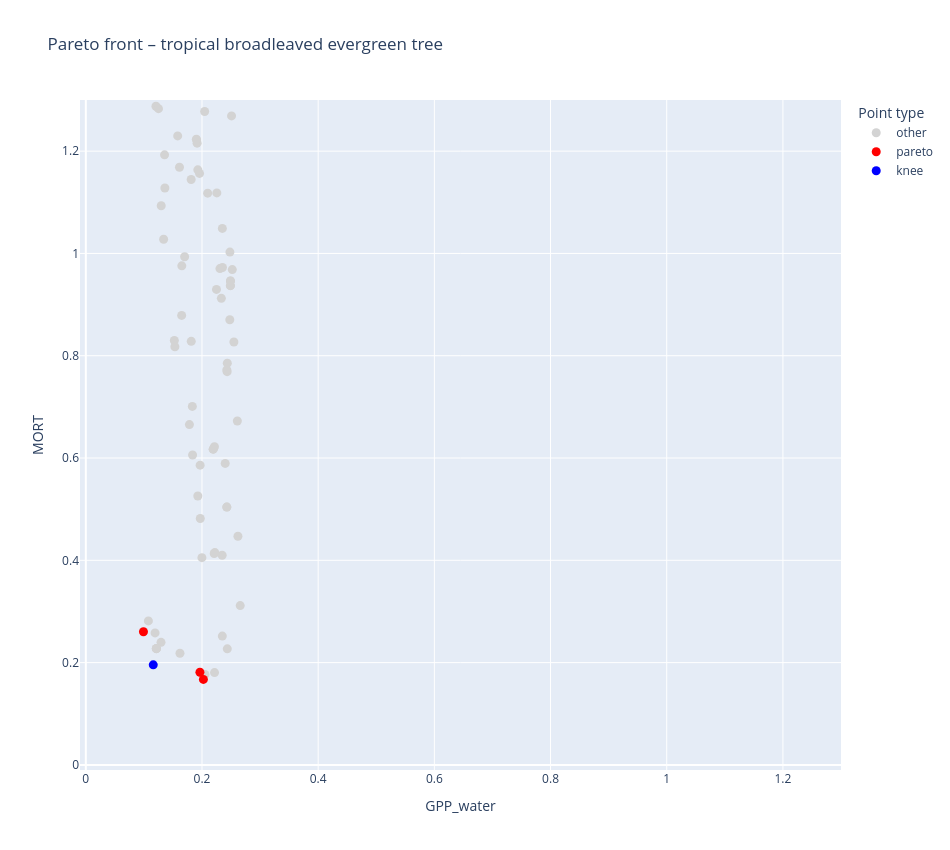
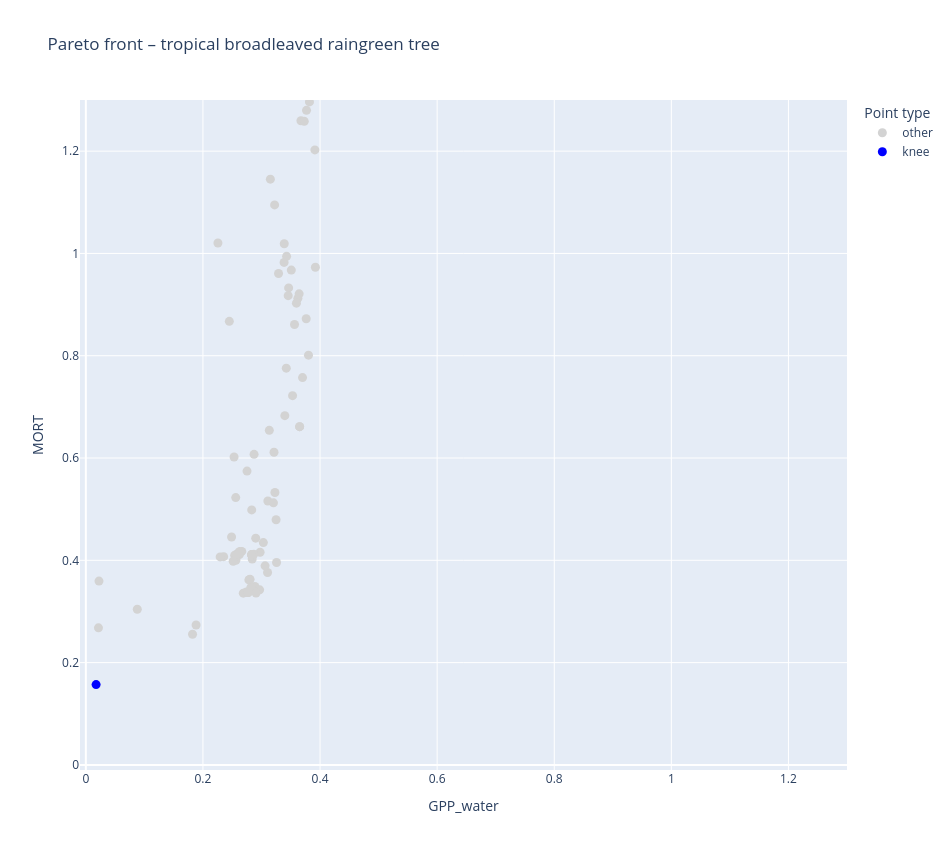
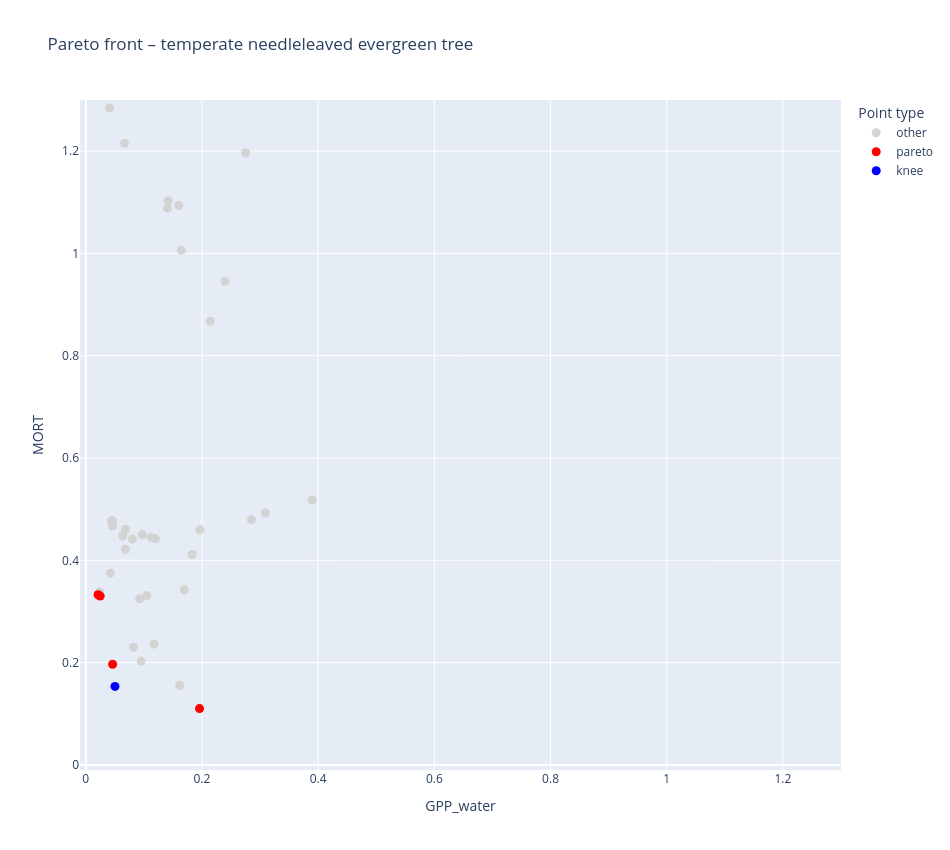
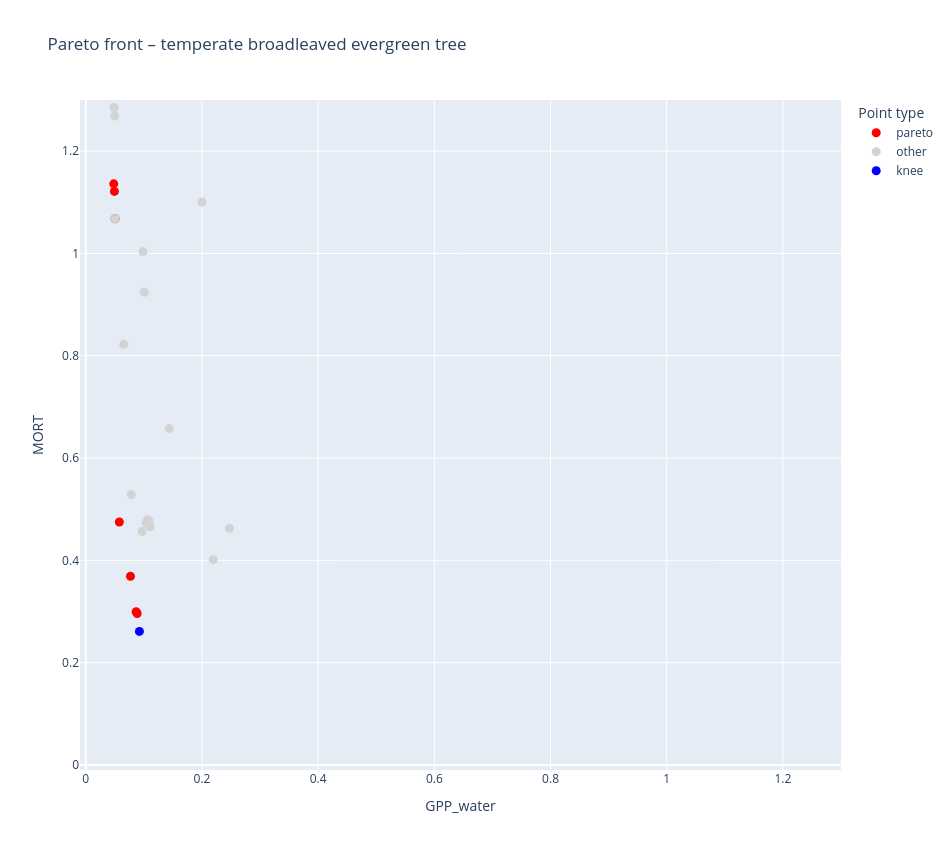

Notebook code cell kept with these figures, in order:
### Code cell
for pft in df["pft"].unique():
    interactive_pareto_for_pft(df, pft)

### Figure 1 — Plotly figure (JSON) as saved in the notebook; plotly's stock layout.template omitted (floating-point values rounded to 4 significant figures; data arrays with more than 128 entries replaced by an {"elided": "..."} marker saying what was removed)
{"data": [{"customdata": {"elided": "92x7 float values"}, "hovertemplate": "category=other<br>GPP_water=%{x:.3f}<br>MORT=%{y:.3f}<br>trial=%{customdata[0]}<br>alpha_tropical_broadleaved_evergreen_tree=%{customdata[1]:.3f}<br>beta_tropical_broadleaved_evergreen_tree=%{customdata[2]:.3f}<br>gpp_water_slope=%{customdata[3]:.3f}<br>mort_slope=%{customdata[4]:.3f}<br>gpp_water_intercept=%{customdata[5]:.3f}<br>mort_intercept=%{customdata[6]:.3f}<extra></extra>", "legendgroup": "other", "marker": {"color": "lightgray", "size": 9, "symbol": "circle"}, "mode": "markers", "name": "other", "orientation": "v", "showlegend": true, "type": "scatter", "x": [0.1739, 0.1356, 0.2549, 0.2193, 0.1524, 0.1908, 0.1334, 0.1921, 0.1295, 0.2179, 0.1834, 0.197, 0.1784, 0.2098, 0.1207, 0.2249, 0.2255, 0.2309, 0.1688, 0.235, 0.1789, 0.136, 0.1173, 0.2619, 0.221, 0.2479, 0.1916, 0.2347, 0.249, 0.2433, 0.1344, 0.1316, 0.249, 0.2481, 0.1215, 0.1251, 0.1968, 0.2051, 0.1814, 0.152, 0.2509, 0.2427, 0.1653, 0.2435, 0.1298, 0.1621, 0.1588, 0.2135, 0.2352, 0.1903, 0.2427, 0.2488, 0.2522, 0.1581, 0.1999, 0.2427, 0.1928, 0.134, 0.1701, 0.1612, 0.2216, 0.1762, 0.249, 0.1958, 0.1216, 0.2609, 0.1114, 0.1361, 0.2436, 0.2658, 0.2179, 0.1213, 0.235, 0.1077, 0.2193, 0.2399, 0.1928, 0.1838, 0.1275, 0.2214, 0.2046, 0.1267, 0.1815, 0.1369, 0.1192, 0.1243, 0.2231, 0.1323, 0.165, 0.2333, 0.1533, 0.2222], "xaxis": "x", "y": [1.516, 1.193, 0.8269, 0.6174, 0.8298, 1.222, 1.989, 1.716, 0.2396, 1.574, 0.7009, 0.4818, 0.6654, 1.118, 1.288, 0.9297, 1.118, 0.9704, 1.661, 0.2518, 1.47, 1.384, 1.415, 0.4471, 0.4132, 0.8703, 1.216, 0.41, 0.9371, 0.7689, 1.316, 1.741, 0.9463, 1.003, 0.2275, 1.283, 0.586, 0.1769, 1.144, 1.336, 1.269, 0.5041, 0.9758, 0.2269, 1.093, 0.2183, 1.402, 1.621, 0.9726, 1.223, 0.7723, 0.9371, 0.9684, 1.23, 0.4052, 0.5041, 0.5258, 1.028, 0.9936, 1.169, 0.1805, 1.425, 0.9463, 1.156, 0.2273, 0.6723, 1.37, 1.128, 0.7855, 0.3115, 1.342, 0.2273, 1.049, 0.2815, 0.6174, 0.5894, 1.163, 0.6059, 1.65, 0.622, 1.277, 1.579, 0.8281, 1.677, 0.258, 1.623, 1.386, 1.322, 0.8789, 0.9122, 0.8176, 0.4151], "yaxis": "y"}, {"customdata": [[7.0, 0.0276, 13.03, 0.03975, -0.1891, 0.009378, -2.007], [22.0, 0.1441, 3.013, -0.05976, -0.2984, -0.0141, -1.808], [44.0, 0.1056, 11.8, -0.06585, -0.2695, -0.01553, -1.893]], "hovertemplate": "category=pareto<br>GPP_water=%{x:.3f}<br>MORT=%{y:.3f}<br>trial=%{customdata[0]}<br>alpha_tropical_broadleaved_evergreen_tree=%{customdata[1]:.3f}<br>beta_tropical_broadleaved_evergreen_tree=%{customdata[2]:.3f}<br>gpp_water_slope=%{customdata[3]:.3f}<br>mort_slope=%{customdata[4]:.3f}<br>gpp_water_intercept=%{customdata[5]:.3f}<br>mort_intercept=%{customdata[6]:.3f}<extra></extra>", "legendgroup": "pareto", "marker": {"color": "red", "size": 9, "symbol": "circle"}, "mode": "markers", "name": "pareto", "orientation": "v", "showlegend": true, "type": "scatter", "x": [0.09923, 0.1964, 0.2024], "xaxis": "x", "y": [0.2603, 0.1812, 0.1671], "yaxis": "y"}, {"customdata": [[21.0, 0.04755, 4.525, 0.02243, -0.2418, 0.005292, -1.956]], "hovertemplate": "category=knee<br>GPP_water=%{x:.3f}<br>MORT=%{y:.3f}<br>trial=%{customdata[0]}<br>alpha_tropical_broadleaved_evergreen_tree=%{customdata[1]:.3f}<br>beta_tropical_broadleaved_evergreen_tree=%{customdata[2]:.3f}<br>gpp_water_slope=%{customdata[3]:.3f}<br>mort_slope=%{customdata[4]:.3f}<br>gpp_water_intercept=%{customdata[5]:.3f}<br>mort_intercept=%{customdata[6]:.3f}<extra></extra>", "legendgroup": "knee", "marker": {"color": "blue", "size": 9, "symbol": "circle"}, "mode": "markers", "name": "knee", "orientation": "v", "showlegend": true, "type": "scatter", "x": [0.1161], "xaxis": "x", "y": [0.1956], "yaxis": "y"}], "layout": {"height": 850, "legend": {"title": {"text": "Point type"}, "tracegroupgap": 0}, "title": {"text": "Pareto front – tropical broadleaved evergreen tree"}, "width": 950, "xaxis": {"anchor": "y", "domain": [0, 1], "range": [-0.01, 1.3], "title": {"text": "GPP_water"}}, "yaxis": {"anchor": "x", "domain": [0, 1], "range": [-0.01, 1.3], "title": {"text": "MORT"}}}}

### Figure 2 — Plotly figure (JSON) as saved in the notebook; plotly's stock layout.template omitted (floating-point values rounded to 4 significant figures; data arrays with more than 128 entries replaced by an {"elided": "..."} marker saying what was removed)
{"data": [{"customdata": {"elided": "95x7 float values"}, "hovertemplate": "category=other<br>GPP_water=%{x:.3f}<br>MORT=%{y:.3f}<br>trial=%{customdata[0]}<br>alpha_tropical_broadleaved_raingreen_tree=%{customdata[1]:.3f}<br>beta_tropical_broadleaved_raingreen_tree=%{customdata[2]:.3f}<br>gpp_water_slope=%{customdata[3]:.3f}<br>mort_slope=%{customdata[4]:.3f}<br>gpp_water_intercept=%{customdata[5]:.3f}<br>mort_intercept=%{customdata[6]:.3f}<extra></extra>", "legendgroup": "other", "marker": {"color": "lightgray", "size": 9, "symbol": "circle"}, "mode": "markers", "name": "other", "orientation": "v", "showlegend": true, "type": "scatter", "x": [0.256, 0.3818, 0.3249, 0.2771, 0.3621, 0.2568, 0.3504, 0.3819, 0.1605, 0.2353, 0.2633, 0.2742, 0.3031, 0.3764, 0.3674, 0.3912, 0.3214, 0.3701, 0.2531, 0.3625, 0.1673, 0.1822, 0.3934, 0.3815, 0.3291, 0.2976, 0.2663, 0.3802, 0.2541, 0.3257, 0.2832, 0.2793, 0.373, 0.3151, 0.2832, 0.2841, 0.2072, 0.3388, 0.353, 0.2256, 0.2689, 0.2873, 0.2887, 0.1883, 0.3651, 0.3109, 0.2968, 0.3429, 0.08783, 0.2753, 0.2294, 0.323, 0.2562, 0.2785, 0.2835, 0.2867, 0.2833, 0.2817, 0.3651, 0.3398, 0.3509, 0.2901, 0.3463, 0.3327, 0.2489, 0.2832, 0.2622, 0.1577, 0.3103, 0.3704, 0.3456, 0.2805, 0.2906, 0.3564, 0.2087, 0.3204, 0.02241, 0.2771, 0.3061, 0.2583, 0.3423, 0.3224, 0.3133, 0.2516, 0.3747, 0.2631, 0.245, 0.02151, 0.3788, 0.3643, 0.3386, 0.3769, 0.392, 0.3596, 0.2618], "xaxis": "x", "y": [0.5227, 1.441, 0.4792, 0.337, 0.9121, 0.4055, 1.553, 1.296, 1.332, 0.4071, 0.4154, 0.3381, 0.4347, 0.8723, 1.259, 1.202, 0.6113, 0.7573, 0.6019, 1.424, 1.531, 0.2553, 1.385, 1.422, 0.9608, 0.4157, 0.4174, 0.8011, 0.4098, 0.3957, 0.4103, 0.3619, 1.258, 1.145, 0.4112, 0.4026, 1.786, 1.019, 0.7219, 1.02, 0.3357, 0.6071, 0.3487, 0.2735, 0.6613, 0.5159, 0.3423, 0.9943, 0.3043, 0.5745, 0.4066, 0.5326, 0.4002, 0.3616, 0.4104, 0.4118, 0.4985, 0.3466, 0.6613, 0.6828, 0.9674, 0.4433, 0.9325, 1.533, 0.4455, 0.4112, 0.4113, 1.419, 0.3762, 1.424, 0.9174, 0.3628, 0.3361, 0.861, 1.715, 0.5123, 0.3594, 0.337, 0.3892, 0.4124, 0.7757, 1.095, 0.6541, 0.3981, 1.493, 0.4174, 0.8672, 0.2679, 1.487, 0.9211, 0.9824, 1.28, 0.973, 0.9027, 0.4157], "yaxis": "y"}, {"customdata": [[7.0, 0.2669, 4.51, 0.1378, -0.4151, 0.03594, -1.797]], "hovertemplate": "category=knee<br>GPP_water=%{x:.3f}<br>MORT=%{y:.3f}<br>trial=%{customdata[0]}<br>alpha_tropical_broadleaved_raingreen_tree=%{customdata[1]:.3f}<br>beta_tropical_broadleaved_raingreen_tree=%{customdata[2]:.3f}<br>gpp_water_slope=%{customdata[3]:.3f}<br>mort_slope=%{customdata[4]:.3f}<br>gpp_water_intercept=%{customdata[5]:.3f}<br>mort_intercept=%{customdata[6]:.3f}<extra></extra>", "legendgroup": "knee", "marker": {"color": "blue", "size": 9, "symbol": "circle"}, "mode": "markers", "name": "knee", "orientation": "v", "showlegend": true, "type": "scatter", "x": [0.01748], "xaxis": "x", "y": [0.157], "yaxis": "y"}], "layout": {"height": 850, "legend": {"title": {"text": "Point type"}, "tracegroupgap": 0}, "title": {"text": "Pareto front – tropical broadleaved raingreen tree"}, "width": 950, "xaxis": {"anchor": "y", "domain": [0, 1], "range": [-0.01, 1.3], "title": {"text": "GPP_water"}}, "yaxis": {"anchor": "x", "domain": [0, 1], "range": [-0.01, 1.3], "title": {"text": "MORT"}}}}

### Figure 3 — Plotly figure (JSON) as saved in the notebook; plotly's stock layout.template omitted (floating-point values rounded to 4 significant figures; data arrays with more than 128 entries replaced by an {"elided": "..."} marker saying what was removed)
{"data": [{"customdata": {"elided": "88x7 float values"}, "hovertemplate": "category=other<br>GPP_water=%{x:.3f}<br>MORT=%{y:.3f}<br>trial=%{customdata[0]}<br>alpha_temperate_needleleaved_evergreen_tree=%{customdata[1]:.3f}<br>beta_temperate_needleleaved_evergreen_tree=%{customdata[2]:.3f}<br>gpp_water_slope=%{customdata[3]:.3f}<br>mort_slope=%{customdata[4]:.3f}<br>gpp_water_intercept=%{customdata[5]:.3f}<br>mort_intercept=%{customdata[6]:.3f}<extra></extra>", "legendgroup": "other", "marker": {"color": "lightgray", "size": 9, "symbol": "circle"}, "mode": "markers", "name": "other", "orientation": "v", "showlegend": true, "type": "scatter", "x": [0.2863, 0.1571, 0.06837, 0.3032, 0.1899, 0.1432, 0.06622, 0.2752, 0.0666, 0.2028, 0.08508, 0.04099, 0.1407, 0.2492, 0.1052, 0.06654, 0.1173, 0.08187, 0.095, 0.05349, 0.2851, 0.08223, 0.7433, 0.1646, 0.1648, 0.1005, 0.06846, 0.1418, 0.1199, 0.1179, 0.1615, 0.04561, 0.2188, 0.03867, 0.04536, 0.1891, 0.01668, 0.2396, 0.1255, 0.04805, 0.04245, 0.05657, 0.03979, 0.183, 0.09023, 0.1215, 0.0897, 0.08013, 0.1149, 0.02383, 0.04462, 0.0448, 0.2926, 0.07226, 0.1957, 0.0754, 0.1037, 0.2716, 0.1599, 0.3091, 0.02312, 0.04536, 0.1685, 0.1636, 0.1416, 0.1965, 0.09704, 0.2262, 0.06347, 0.3895, 0.3032, 0.1695, 0.04093, 0.2192, 0.06145, 0.3006, 0.2061, 0.136, 0.1201, 0.05755, 0.1719, 0.1737, 0.09267, 0.1179, 0.2142, 0.1125, 0.1782, 0.0839], "xaxis": "x", "y": [2.19, 1.574, 0.4215, 2.157, 1.369, 2.211, 2.268, 1.196, 1.215, 1.779, 1.971, 2.224, 1.088, 2.111, 0.3312, 1.819, 0.2361, 0.2298, 0.2029, 2.255, 0.4791, 2.116, 2.21, 1.006, 1.448, 2.127, 0.4606, 1.103, 0.4425, 2.224, 0.1554, 0.4672, 1.675, 1.753, 0.4772, 1.817, 2.07, 0.9454, 1.797, 1.903, 0.3749, 2.013, 2.034, 0.4113, 2.239, 2.127, 1.973, 0.4418, 2.216, 0.3382, 0.4763, 0.4778, 2.19, 1.407, 0.11, 1.808, 2.237, 2.18, 1.094, 0.4926, 1.629, 0.4772, 2.082, 2.19, 1.492, 0.4598, 0.4503, 1.768, 0.4476, 0.5185, 2.157, 0.3425, 1.284, 1.707, 1.74, 2.22, 2.217, 1.546, 2.209, 2.255, 1.776, 1.706, 0.3248, 1.643, 0.8672, 0.4448, 1.397, 1.519], "yaxis": "y"}, {"customdata": [[32.0, 0.2185, 17.12, 0.1447, -0.3207, 0.03118, -1.613], [36.0, 0.1483, 2.608, 0.1655, -0.233, 0.0468, -1.918], [41.0, 0.4888, 20.41, 0.1294, -0.4174, 0.03196, -0.559], [45.0, 0.1406, 8.298, 0.3205, -0.3863, 0.08183, -1.849], [72.0, 0.2185, 17.12, 0.1407, -0.3193, 0.03028, -1.61]], "hovertemplate": "category=pareto<br>GPP_water=%{x:.3f}<br>MORT=%{y:.3f}<br>trial=%{customdata[0]}<br>alpha_temperate_needleleaved_evergreen_tree=%{customdata[1]:.3f}<br>beta_temperate_needleleaved_evergreen_tree=%{customdata[2]:.3f}<br>gpp_water_slope=%{customdata[3]:.3f}<br>mort_slope=%{customdata[4]:.3f}<br>gpp_water_intercept=%{customdata[5]:.3f}<br>mort_intercept=%{customdata[6]:.3f}<extra></extra>", "legendgroup": "pareto", "marker": {"color": "red", "size": 9, "symbol": "circle"}, "mode": "markers", "name": "pareto", "orientation": "v", "showlegend": true, "type": "scatter", "x": [0.02483, 0.04613, 0.01314, 0.1957, 0.02101], "xaxis": "x", "y": [0.33, 0.1967, 1.388, 0.11, 0.3327], "yaxis": "y"}, {"customdata": [[69.0, 0.125, 18.82, 0.1707, -0.2944, 0.04119, -1.856]], "hovertemplate": "category=knee<br>GPP_water=%{x:.3f}<br>MORT=%{y:.3f}<br>trial=%{customdata[0]}<br>alpha_temperate_needleleaved_evergreen_tree=%{customdata[1]:.3f}<br>beta_temperate_needleleaved_evergreen_tree=%{customdata[2]:.3f}<br>gpp_water_slope=%{customdata[3]:.3f}<br>mort_slope=%{customdata[4]:.3f}<br>gpp_water_intercept=%{customdata[5]:.3f}<br>mort_intercept=%{customdata[6]:.3f}<extra></extra>", "legendgroup": "knee", "marker": {"color": "blue", "size": 9, "symbol": "circle"}, "mode": "markers", "name": "knee", "orientation": "v", "showlegend": true, "type": "scatter", "x": [0.05018], "xaxis": "x", "y": [0.1534], "yaxis": "y"}], "layout": {"height": 850, "legend": {"title": {"text": "Point type"}, "tracegroupgap": 0}, "title": {"text": "Pareto front – temperate needleleaved evergreen tree"}, "width": 950, "xaxis": {"anchor": "y", "domain": [0, 1], "range": [-0.01, 1.3], "title": {"text": "GPP_water"}}, "yaxis": {"anchor": "x", "domain": [0, 1], "range": [-0.01, 1.3], "title": {"text": "MORT"}}}}

### Figure 4 — Plotly figure (JSON) as saved in the notebook; plotly's stock layout.template omitted (floating-point values rounded to 4 significant figures; data arrays with more than 128 entries replaced by an {"elided": "..."} marker saying what was removed)
{"data": [{"customdata": [[0.0, 0.109, 1.13, 0.2438, -0.1375, 0.1415, -1.948], [3.0, 0.2646, 3.812, 0.1889, -0.1807, 0.09742, -0.7516], [4.0, 0.3427, 6.955, 0.1714, -0.1397, 0.08849, -0.1087], [5.0, 0.2745, 13.54, 0.1677, -0.1818, 0.08688, -0.6818], [56.0, 0.3142, 11.4, 0.1608, -0.171, 0.0838, -0.6922], [58.0, 0.0262, 19.7, 0.1919, -0.1221, 0.1066, -2.169], [62.0, 0.109, 1.13, 0.2472, -0.1438, 0.1424, -1.953], [67.0, 0.1739, 1.551, 0.2359, -0.2187, 0.125, -1.507]], "hovertemplate": "category=pareto<br>GPP_water=%{x:.3f}<br>MORT=%{y:.3f}<br>trial=%{customdata[0]}<br>alpha_temperate_broadleaved_evergreen_tree=%{customdata[1]:.3f}<br>beta_temperate_broadleaved_evergreen_tree=%{customdata[2]:.3f}<br>gpp_water_slope=%{customdata[3]:.3f}<br>mort_slope=%{customdata[4]:.3f}<br>gpp_water_intercept=%{customdata[5]:.3f}<br>mort_intercept=%{customdata[6]:.3f}<extra></extra>", "legendgroup": "pareto", "marker": {"color": "red", "size": 9, "symbol": "circle"}, "mode": "markers", "name": "pareto", "orientation": "v", "showlegend": true, "type": "scatter", "x": [0.08662, 0.05042, 0.0478, 0.04812, 0.04925, 0.05773, 0.08844, 0.07691], "xaxis": "x", "y": [0.2994, 1.068, 1.683, 1.136, 1.121, 0.475, 0.2961, 0.3687], "yaxis": "y"}, {"customdata": {"elided": "87x7 float values"}, "hovertemplate": "category=other<br>GPP_water=%{x:.3f}<br>MORT=%{y:.3f}<br>trial=%{customdata[0]}<br>alpha_temperate_broadleaved_evergreen_tree=%{customdata[1]:.3f}<br>beta_temperate_broadleaved_evergreen_tree=%{customdata[2]:.3f}<br>gpp_water_slope=%{customdata[3]:.3f}<br>mort_slope=%{customdata[4]:.3f}<br>gpp_water_intercept=%{customdata[5]:.3f}<br>mort_intercept=%{customdata[6]:.3f}<extra></extra>", "legendgroup": "other", "marker": {"color": "lightgray", "size": 9, "symbol": "circle"}, "mode": "markers", "name": "other", "orientation": "v", "showlegend": true, "type": "scatter", "x": [0.1037, 0.0958, 0.1108, 0.1686, 0.12, 0.2194, 0.07198, 0.07809, 0.09313, 0.0897, 0.05474, 0.04848, 0.1897, 0.1007, 0.1077, 0.08778, 0.2472, 0.09481, 0.1976, 0.06413, 0.1064, 0.1061, 0.09614, 0.08529, 0.04874, 0.09638, 0.1429, 0.1203, 0.2009, 0.1619, 0.08067, 0.1266, 0.1281, 0.1883, 0.05614, 0.0644, 0.06764, 0.1912, 0.08755, 0.09474, 0.1602, 0.04882, 0.1002, 0.1026, 0.1435, 0.1661, 0.07216, 0.1294, 0.0562, 0.1195, 0.1305, 0.09142, 0.1602, 0.09706, 0.05342, 0.1792, 0.1083, 0.09774, 0.08067, 0.1085, 0.1682, 0.1838, 0.1009, 0.1204, 0.1311, 0.2194, 0.1442, 0.1192, 0.09087, 0.05042, 0.0497, 0.06393, 0.04909, 0.1616, 0.08689, 0.06521, 0.1092, 0.08008, 0.196, 0.1999, 0.1897, 0.1981, 0.1623, 0.1095, 0.1839, 0.09831, 0.08772], "xaxis": "x", "y": [0.4733, 1.705, 0.4656, 1.489, 1.375, 0.4013, 1.68, 0.5287, 1.888, 1.872, 1.547, 1.789, 2.06, 0.924, 1.946, 1.931, 0.4627, 1.897, 2.096, 1.959, 0.4794, 1.648, 1.816, 1.855, 1.285, 1.771, 2.025, 2.011, 2.103, 2.086, 1.592, 1.993, 1.716, 2.095, 1.669, 1.803, 1.631, 2.08, 1.796, 1.556, 2.058, 1.59, 1.924, 1.315, 0.6575, 2.056, 1.805, 1.934, 1.431, 2.011, 2.001, 1.93, 2.058, 0.4566, 1.818, 2.082, 1.856, 1.867, 1.592, 1.76, 2.054, 2.086, 1.996, 2.011, 1.667, 2.097, 1.394, 1.891, 1.912, 1.068, 1.269, 1.624, 1.645, 2.084, 1.97, 0.8223, 0.4758, 1.819, 2.101, 1.1, 2.098, 2.07, 2.077, 1.997, 2.056, 1.004, 1.654], "yaxis": "y"}, {"customdata": [[19.0, 0.3857, 0.02628, 0.2517, -0.1275, 0.1477, -1.684]], "hovertemplate": "category=knee<br>GPP_water=%{x:.3f}<br>MORT=%{y:.3f}<br>trial=%{customdata[0]}<br>alpha_temperate_broadleaved_evergreen_tree=%{customdata[1]:.3f}<br>beta_temperate_broadleaved_evergreen_tree=%{customdata[2]:.3f}<br>gpp_water_slope=%{customdata[3]:.3f}<br>mort_slope=%{customdata[4]:.3f}<br>gpp_water_intercept=%{customdata[5]:.3f}<br>mort_intercept=%{customdata[6]:.3f}<extra></extra>", "legendgroup": "knee", "marker": {"color": "blue", "size": 9, "symbol": "circle"}, "mode": "markers", "name": "knee", "orientation": "v", "showlegend": true, "type": "scatter", "x": [0.09225], "xaxis": "x", "y": [0.261], "yaxis": "y"}], "layout": {"height": 850, "legend": {"title": {"text": "Point type"}, "tracegroupgap": 0}, "title": {"text": "Pareto front – temperate broadleaved evergreen tree"}, "width": 950, "xaxis": {"anchor": "y", "domain": [0, 1], "range": [-0.01, 1.3], "title": {"text": "GPP_water"}}, "yaxis": {"anchor": "x", "domain": [0, 1], "range": [-0.01, 1.3], "title": {"text": "MORT"}}}}
